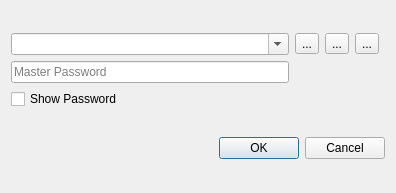
<?xml version="1.0" encoding="UTF-8"?>
<ui version="4.0">
 <class>LoginDialog</class>
 <widget class="QDialog" name="LoginDialog">
  <property name="geometry">
   <rect>
    <x>0</x>
    <y>0</y>
    <width>396</width>
    <height>193</height>
   </rect>
  </property>
  <property name="sizePolicy">
   <sizepolicy hsizetype="Fixed" vsizetype="Fixed">
    <horstretch>0</horstretch>
    <verstretch>0</verstretch>
   </sizepolicy>
  </property>
  <property name="windowTitle">
   <string>Login</string>
  </property>
  <property name="windowIcon">
   <iconset resource="../res/res.qrc">
    <normaloff>:/icons/xpwm.png</normaloff>:/icons/xpwm.png</iconset>
  </property>
  <layout class="QGridLayout" name="gridLayout_2">
   <item row="0" column="0">
    <layout class="QGridLayout" name="gridLayout">
     <item row="0" column="0">
      <widget class="QComboBox" name="encryptedFiles">
       <property name="editable">
        <bool>true</bool>
       </property>
      </widget>
     </item>
     <item row="2" column="0">
      <widget class="QLineEdit" name="passwordLE">
       <property name="inputMethodHints">
        <set>Qt::ImhHiddenText|Qt::ImhNoAutoUppercase|Qt::ImhNoPredictiveText|Qt::ImhSensitiveData</set>
       </property>
       <property name="echoMode">
        <enum>QLineEdit::Password</enum>
       </property>
       <property name="placeholderText">
        <string>Master Password</string>
       </property>
      </widget>
     </item>
     <item row="0" column="2">
      <widget class="QToolButton" name="exportButton">
       <property name="text">
        <string>...</string>
       </property>
      </widget>
     </item>
     <item row="3" column="0" colspan="5">
      <widget class="QCheckBox" name="showPasswordCheck">
       <property name="text">
        <string>Show Password</string>
       </property>
      </widget>
     </item>
     <item row="0" column="3">
      <widget class="QToolButton" name="newButton">
       <property name="text">
        <string>...</string>
       </property>
      </widget>
     </item>
     <item row="0" column="1">
      <widget class="QToolButton" name="importButton">
       <property name="text">
        <string>...</string>
       </property>
      </widget>
     </item>
    </layout>
   </item>
   <item row="1" column="0">
    <widget class="QDialogButtonBox" name="buttonBox">
     <property name="orientation">
      <enum>Qt::Horizontal</enum>
     </property>
     <property name="standardButtons">
      <set>QDialogButtonBox::Cancel|QDialogButtonBox::Ok</set>
     </property>
    </widget>
   </item>
  </layout>
 </widget>
 <resources>
  <include location="../res/res.qrc"/>
 </resources>
 <connections>
  <connection>
   <sender>buttonBox</sender>
   <signal>accepted()</signal>
   <receiver>LoginDialog</receiver>
   <slot>accept()</slot>
   <hints>
    <hint type="sourcelabel">
     <x>248</x>
     <y>254</y>
    </hint>
    <hint type="destinationlabel">
     <x>157</x>
     <y>274</y>
    </hint>
   </hints>
  </connection>
  <connection>
   <sender>buttonBox</sender>
   <signal>rejected()</signal>
   <receiver>LoginDialog</receiver>
   <slot>reject()</slot>
   <hints>
    <hint type="sourcelabel">
     <x>316</x>
     <y>260</y>
    </hint>
    <hint type="destinationlabel">
     <x>286</x>
     <y>274</y>
    </hint>
   </hints>
  </connection>
 </connections>
</ui>
